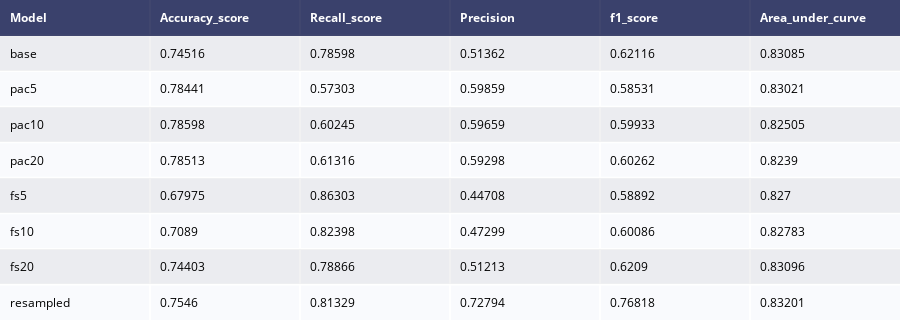

Here is the notebook cell this chart was saved with:
### Code cell
data_preprocess_test(gnb)

### Figure 1 — Plotly figure (JSON) as saved in the notebook; plotly's stock layout.template omitted (floating-point values rounded to 4 significant figures)
{"data": [{"colorscale": [[0, "#00083e"], [0.5, "#ededee"], [1, "#ffffff"]], "hoverinfo": "none", "opacity": 0.75, "showscale": false, "type": "heatmap", "z": [[0, 0, 0, 0, 0, 0], [0.5, 0.5, 0.5, 0.5, 0.5, 0.5], [1, 1, 1, 1, 1, 1], [0.5, 0.5, 0.5, 0.5, 0.5, 0.5], [1, 1, 1, 1, 1, 1], [0.5, 0.5, 0.5, 0.5, 0.5, 0.5], [1, 1, 1, 1, 1, 1], [0.5, 0.5, 0.5, 0.5, 0.5, 0.5], [1, 1, 1, 1, 1, 1]]}], "layout": {"annotations": [{"align": "left", "font": {"color": "#ffffff"}, "showarrow": false, "text": "<b>Model</b>", "x": -0.45, "xanchor": "left", "xref": "x", "y": 0, "yref": "y"}, {"align": "left", "font": {"color": "#ffffff"}, "showarrow": false, "text": "<b>Accuracy_score</b>", "x": 0.55, "xanchor": "left", "xref": "x", "y": 0, "yref": "y"}, {"align": "left", "font": {"color": "#ffffff"}, "showarrow": false, "text": "<b>Recall_score</b>", "x": 1.55, "xanchor": "left", "xref": "x", "y": 0, "yref": "y"}, {"align": "left", "font": {"color": "#ffffff"}, "showarrow": false, "text": "<b>Precision</b>", "x": 2.55, "xanchor": "left", "xref": "x", "y": 0, "yref": "y"}, {"align": "left", "font": {"color": "#ffffff"}, "showarrow": false, "text": "<b>f1_score</b>", "x": 3.55, "xanchor": "left", "xref": "x", "y": 0, "yref": "y"}, {"align": "left", "font": {"color": "#ffffff"}, "showarrow": false, "text": "<b>Area_under_curve</b>", "x": 4.55, "xanchor": "left", "xref": "x", "y": 0, "yref": "y"}, {"align": "left", "font": {"color": "#000000"}, "showarrow": false, "text": "base", "x": -0.45, "xanchor": "left", "xref": "x", "y": 1, "yref": "y"}, {"align": "left", "font": {"color": "#000000"}, "showarrow": false, "text": "0.74516", "x": 0.55, "xanchor": "left", "xref": "x", "y": 1, "yref": "y"}, {"align": "left", "font": {"color": "#000000"}, "showarrow": false, "text": "0.78598", "x": 1.55, "xanchor": "left", "xref": "x", "y": 1, "yref": "y"}, {"align": "left", "font": {"color": "#000000"}, "showarrow": false, "text": "0.51362", "x": 2.55, "xanchor": "left", "xref": "x", "y": 1, "yref": "y"}, {"align": "left", "font": {"color": "#000000"}, "showarrow": false, "text": "0.62116", "x": 3.55, "xanchor": "left", "xref": "x", "y": 1, "yref": "y"}, {"align": "left", "font": {"color": "#000000"}, "showarrow": false, "text": "0.83085", "x": 4.55, "xanchor": "left", "xref": "x", "y": 1, "yref": "y"}, {"align": "left", "font": {"color": "#000000"}, "showarrow": false, "text": "pac5", "x": -0.45, "xanchor": "left", "xref": "x", "y": 2, "yref": "y"}, {"align": "left", "font": {"color": "#000000"}, "showarrow": false, "text": "0.78441", "x": 0.55, "xanchor": "left", "xref": "x", "y": 2, "yref": "y"}, {"align": "left", "font": {"color": "#000000"}, "showarrow": false, "text": "0.57303", "x": 1.55, "xanchor": "left", "xref": "x", "y": 2, "yref": "y"}, {"align": "left", "font": {"color": "#000000"}, "showarrow": false, "text": "0.59859", "x": 2.55, "xanchor": "left", "xref": "x", "y": 2, "yref": "y"}, {"align": "left", "font": {"color": "#000000"}, "showarrow": false, "text": "0.58531", "x": 3.55, "xanchor": "left", "xref": "x", "y": 2, "yref": "y"}, {"align": "left", "font": {"color": "#000000"}, "showarrow": false, "text": "0.83021", "x": 4.55, "xanchor": "left", "xref": "x", "y": 2, "yref": "y"}, {"align": "left", "font": {"color": "#000000"}, "showarrow": false, "text": "pac10", "x": -0.45, "xanchor": "left", "xref": "x", "y": 3, "yref": "y"}, {"align": "left", "font": {"color": "#000000"}, "showarrow": false, "text": "0.78598", "x": 0.55, "xanchor": "left", "xref": "x", "y": 3, "yref": "y"}, {"align": "left", "font": {"color": "#000000"}, "showarrow": false, "text": "0.60245", "x": 1.55, "xanchor": "left", "xref": "x", "y": 3, "yref": "y"}, {"align": "left", "font": {"color": "#000000"}, "showarrow": false, "text": "0.59659", "x": 2.55, "xanchor": "left", "xref": "x", "y": 3, "yref": "y"}, {"align": "left", "font": {"color": "#000000"}, "showarrow": false, "text": "0.59933", "x": 3.55, "xanchor": "left", "xref": "x", "y": 3, "yref": "y"}, {"align": "left", "font": {"color": "#000000"}, "showarrow": false, "text": "0.82505", "x": 4.55, "xanchor": "left", "xref": "x", "y": 3, "yref": "y"}, {"align": "left", "font": {"color": "#000000"}, "showarrow": false, "text": "pac20", "x": -0.45, "xanchor": "left", "xref": "x", "y": 4, "yref": "y"}, {"align": "left", "font": {"color": "#000000"}, "showarrow": false, "text": "0.78513", "x": 0.55, "xanchor": "left", "xref": "x", "y": 4, "yref": "y"}, {"align": "left", "font": {"color": "#000000"}, "showarrow": false, "text": "0.61316", "x": 1.55, "xanchor": "left", "xref": "x", "y": 4, "yref": "y"}, {"align": "left", "font": {"color": "#000000"}, "showarrow": false, "text": "0.59298", "x": 2.55, "xanchor": "left", "xref": "x", "y": 4, "yref": "y"}, {"align": "left", "font": {"color": "#000000"}, "showarrow": false, "text": "0.60262", "x": 3.55, "xanchor": "left", "xref": "x", "y": 4, "yref": "y"}, {"align": "left", "font": {"color": "#000000"}, "showarrow": false, "text": "0.8239", "x": 4.55, "xanchor": "left", "xref": "x", "y": 4, "yref": "y"}, {"align": "left", "font": {"color": "#000000"}, "showarrow": false, "text": "fs5", "x": -0.45, "xanchor": "left", "xref": "x", "y": 5, "yref": "y"}, {"align": "left", "font": {"color": "#000000"}, "showarrow": false, "text": "0.67975", "x": 0.55, "xanchor": "left", "xref": "x", "y": 5, "yref": "y"}, {"align": "left", "font": {"color": "#000000"}, "showarrow": false, "text": "0.86303", "x": 1.55, "xanchor": "left", "xref": "x", "y": 5, "yref": "y"}, {"align": "left", "font": {"color": "#000000"}, "showarrow": false, "text": "0.44708", "x": 2.55, "xanchor": "left", "xref": "x", "y": 5, "yref": "y"}, {"align": "left", "font": {"color": "#000000"}, "showarrow": false, "text": "0.58892", "x": 3.55, "xanchor": "left", "xref": "x", "y": 5, "yref": "y"}, {"align": "left", "font": {"color": "#000000"}, "showarrow": false, "text": "0.827", "x": 4.55, "xanchor": "left", "xref": "x", "y": 5, "yref": "y"}, {"align": "left", "font": {"color": "#000000"}, "showarrow": false, "text": "fs10", "x": -0.45, "xanchor": "left", "xref": "x", "y": 6, "yref": "y"}, {"align": "left", "font": {"color": "#000000"}, "showarrow": false, "text": "0.7089", "x": 0.55, "xanchor": "left", "xref": "x", "y": 6, "yref": "y"}, {"align": "left", "font": {"color": "#000000"}, "showarrow": false, "text": "0.82398", "x": 1.55, "xanchor": "left", "xref": "x", "y": 6, "yref": "y"}, {"align": "left", "font": {"color": "#000000"}, "showarrow": false, "text": "0.47299", "x": 2.55, "xanchor": "left", "xref": "x", "y": 6, "yref": "y"}, {"align": "left", "font": {"color": "#000000"}, "showarrow": false, "text": "0.60086", "x": 3.55, "xanchor": "left", "xref": "x", "y": 6, "yref": "y"}, {"align": "left", "font": {"color": "#000000"}, "showarrow": false, "text": "0.82783", "x": 4.55, "xanchor": "left", "xref": "x", "y": 6, "yref": "y"}, {"align": "left", "font": {"color": "#000000"}, "showarrow": false, "text": "fs20", "x": -0.45, "xanchor": "left", "xref": "x", "y": 7, "yref": "y"}, {"align": "left", "font": {"color": "#000000"}, "showarrow": false, "text": "0.74403", "x": 0.55, "xanchor": "left", "xref": "x", "y": 7, "yref": "y"}, {"align": "left", "font": {"color": "#000000"}, "showarrow": false, "text": "0.78866", "x": 1.55, "xanchor": "left", "xref": "x", "y": 7, "yref": "y"}, {"align": "left", "font": {"color": "#000000"}, "showarrow": false, "text": "0.51213", "x": 2.55, "xanchor": "left", "xref": "x", "y": 7, "yref": "y"}, {"align": "left", "font": {"color": "#000000"}, "showarrow": false, "text": "0.6209", "x": 3.55, "xanchor": "left", "xref": "x", "y": 7, "yref": "y"}, {"align": "left", "font": {"color": "#000000"}, "showarrow": false, "text": "0.83096", "x": 4.55, "xanchor": "left", "xref": "x", "y": 7, "yref": "y"}, {"align": "left", "font": {"color": "#000000"}, "showarrow": false, "text": "resampled", "x": -0.45, "xanchor": "left", "xref": "x", "y": 8, "yref": "y"}, {"align": "left", "font": {"color": "#000000"}, "showarrow": false, "text": "0.7546", "x": 0.55, "xanchor": "left", "xref": "x", "y": 8, "yref": "y"}, {"align": "left", "font": {"color": "#000000"}, "showarrow": false, "text": "0.81329", "x": 1.55, "xanchor": "left", "xref": "x", "y": 8, "yref": "y"}, {"align": "left", "font": {"color": "#000000"}, "showarrow": false, "text": "0.72794", "x": 2.55, "xanchor": "left", "xref": "x", "y": 8, "yref": "y"}, {"align": "left", "font": {"color": "#000000"}, "showarrow": false, "text": "0.76818", "x": 3.55, "xanchor": "left", "xref": "x", "y": 8, "yref": "y"}, {"align": "left", "font": {"color": "#000000"}, "showarrow": false, "text": "0.83201", "x": 4.55, "xanchor": "left", "xref": "x", "y": 8, "yref": "y"}], "height": 320, "margin": {"b": 0, "l": 0, "r": 0, "t": 0}, "xaxis": {"dtick": 1, "gridwidth": 2, "showticklabels": false, "tick0": -0.5, "ticks": "", "zeroline": false}, "yaxis": {"autorange": "reversed", "dtick": 1, "gridwidth": 2, "showticklabels": false, "tick0": 0.5, "ticks": "", "zeroline": false}}}
